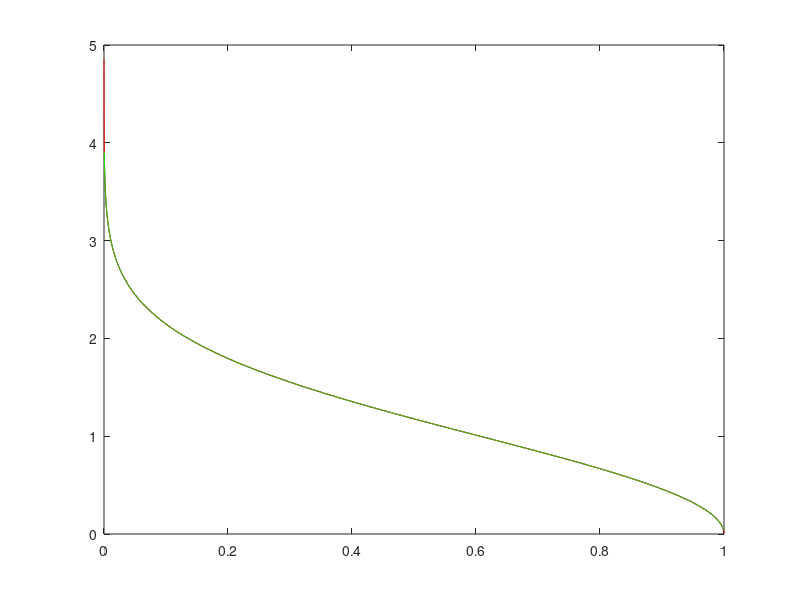
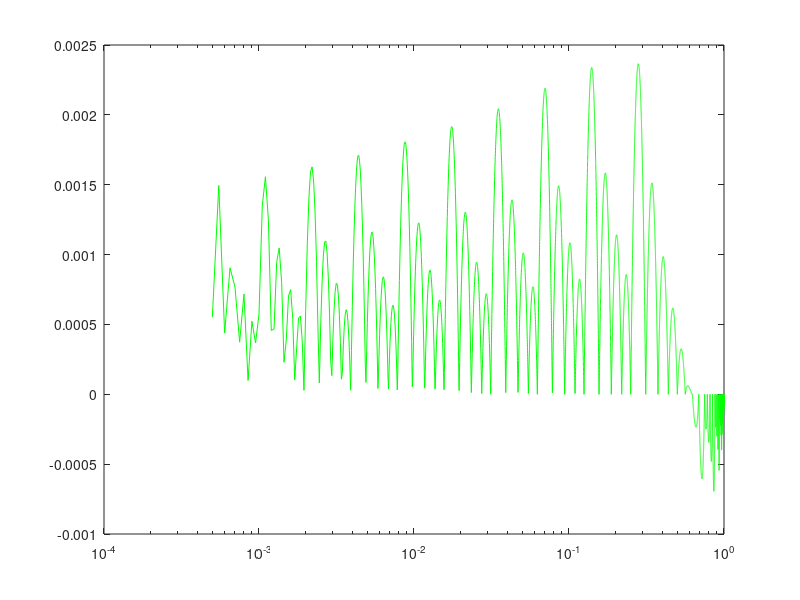
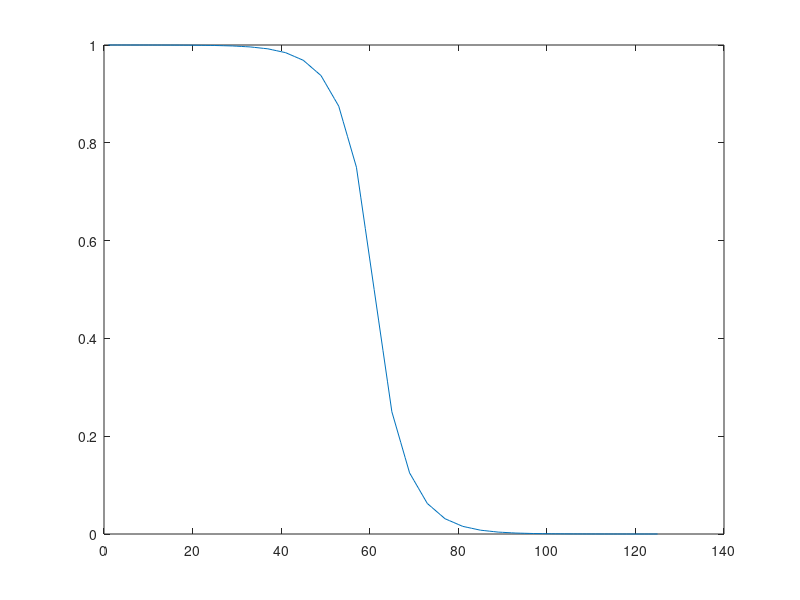

These figures' MATLAB source, in order:
clear all;
close all;
% theta = 0:1:90
% 
% R =     [0.3];% 0.4 0.5 0.6 0.7 0.8 0.9]; 
% theta = [0.7];% 0.6 0.5 0.4 0.3 0.2 0.1];
% 
% y_cart = R .* cosd(theta*360);
% x_cart = R .* sind(theta*360); 
% plot(y_cart,x_cart,'.');
% 
% msize = size(R);
% msize = msize(2);
% x_bm = zeros (1,msize);
% y_bm = zeros (1,msize);
% for i = 1:msize
%     x_bm(i) = sqrt(-2 * log(R(i)))* cosd(theta(i)*360);
%     y_bm(i) = sqrt(-2 * log(R(i)))* sind(theta(i)*360);
% end
% hold;
% plot(x_bm,y_bm,'.r');
% 
theta = 0.0005:0.00005:0.999;

r = sqrt(-2 * log(theta));
plot(theta,r);
M = 16;
N = 4
for i = 1:M
    

    j = i*N;
    for k = 1:N
        x(j-k+1) = 1 -2^(i-M-1) - 2^(i-M-1)/N*(-k+N);
        y(j-k+1) = 2^(-i-1) + 2^(-i-1)/N * (k-1);
    end

end
x = x(1:end-(N-1));
x = [x y]

% 
% x = [1,0.999,0.995, 0.99,0.97, 0.95, 0.9, 0.8,0.7, 0.5];%, 0.3, 0.2, 0.1, 0.05, 1e-2, 1e-3, 1e-4];
% x = [1-2^-9, 1-2^-8, 1-2^-7, 1-2^-6, 1-2^-5, 1-2^-4, 1-2^-3, 1-2^-2, 2^-1];
%  x = [1-2^-11, 1-2^-10, 1-2^-7, 1-2^-6, 1-2^-5, 1-2^-4, 1-2^-3, 1-2^-2, 2^-1, 2^-2, 2^-3, 2^-4, 2^-5, 2^-6, 2^-7, 2^-8, 2^-9, 2^-10, 2^-11];
y = sqrt(-2 * log(x));
hold;plot(x,y,'r');


msize = size(y);
msize = msize(2);


for i = 2:msize
    M(i) = (y(i) - y(i-1))/(x(i) - x(i-1));
    C(i) = (y(i) - y(i-1))/(x(i) - x(i-1)) * -x(i-1) + y(i-1);
end
M = M(2:end);
C = C(2:end);

msize1 = size(theta);
msize1 = msize1(2);

for j = 1:msize1
    xin = theta(j);

    for i = 1:(msize-1)
        if xin <= x(i) && xin >= x(i+1)
            Cin = C(i);
            Min = M(i);
        end
     
    end
    yout(j) = Min * xin + Cin;
end
plot(theta,yout,'g');

figure;semilogx(theta,yout-r,'g');
figure;plot(x);


% 
% 
% clear all;
% close all;
% theta = 80:1:90
% 
% % y = sqrt((0.5)^2 - x.^2);
% % x = [x x];
% % y = [y -y];
% 
% 
% y_cart = 1 * cosd(theta);
% x_cart = 1 * sind(theta); 
% 
% % x = rand(1,1e6);
% % y = rand(1,1e6);
% plot(y_cart,x_cart,'.');
% 
% msize = size(y_cart);
% msize = msize(2);
% x_bm = zeros (1,msize);
% y_bm = zeros (1,msize);
% for i = 1:msize
%     R = sqrt(-2 * log((1)))
%     x_bm(i) = sqrt(-2 * log(0.25))* cosd(theta(i));
%     y_bm(i) = sqrt(-2 * log(0.25))* sind(theta(i));
% end
% hold;
% plot(x_bm,y_bm,'.r');
% 
% % t1= [z0(2) z1(2) R theta(2)]
% % t2= [z0(3) z1(3) R]
% 
% 
% 
% 
% 
